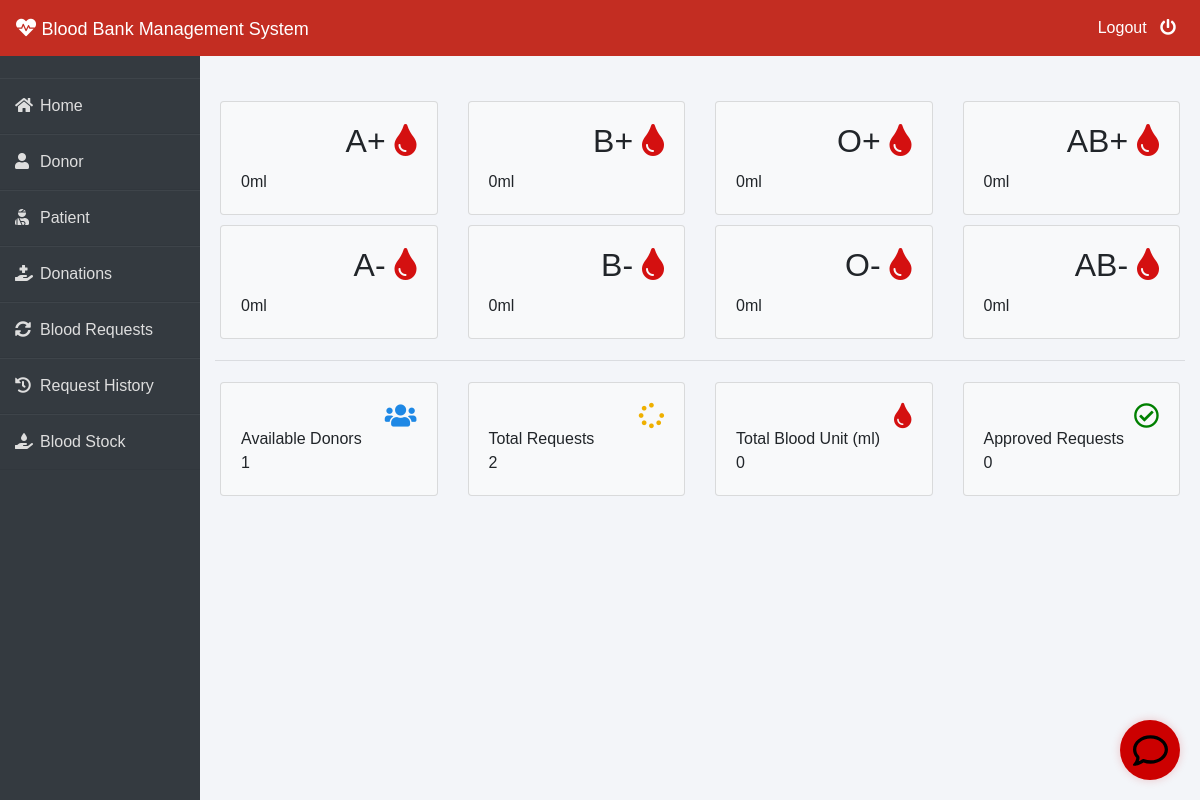
The page /admin-dashboard (signed in) on the database as committed earlier.
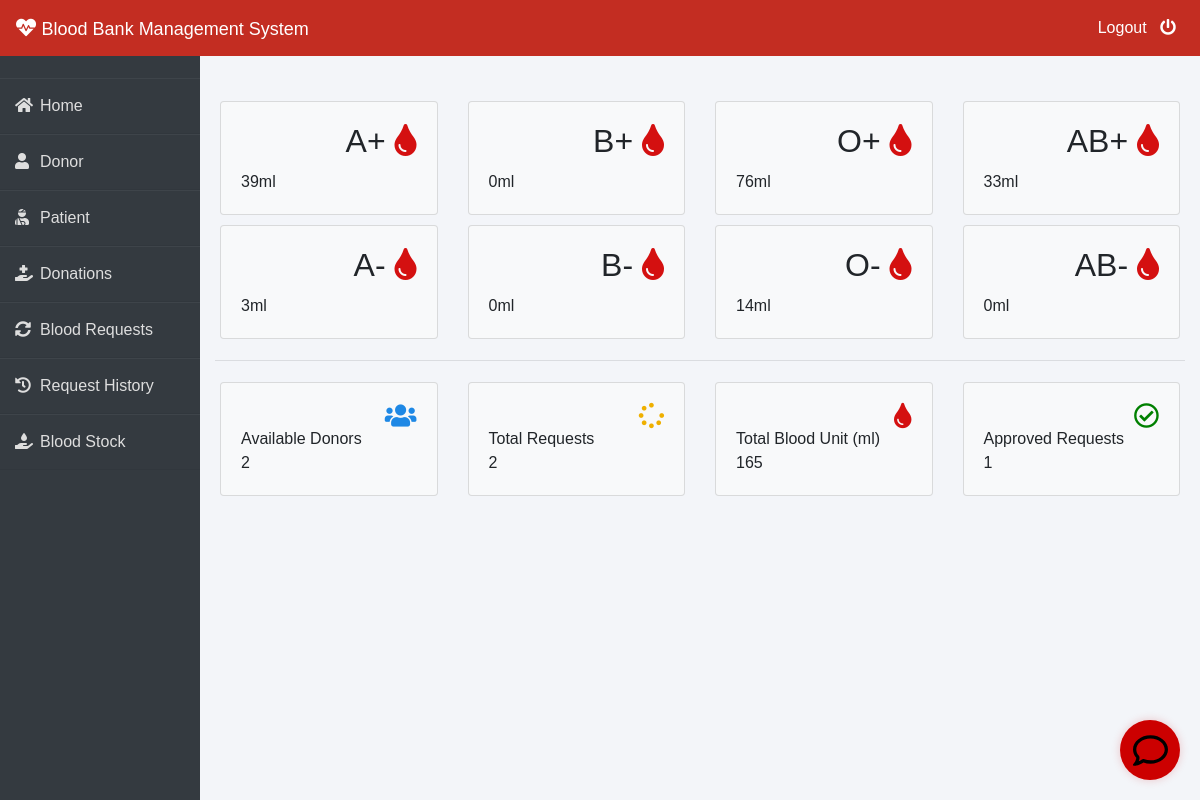
The same page on the database as committed later.
### blood/models.py (models this page shows, shortened)
class Stock(models.Model):
    bloodgroup=models.CharField(max_length=10)
    unit=models.PositiveIntegerField(default=0)

### blood/views.py (the view)
# urls.py: path('admin-dashboard', views.admin_dashboard_view,name='admin-dashboard'),
@login_required(login_url='adminlogin')
def admin_dashboard_view(request):
    totalunit=models.Stock.objects.aggregate(Sum('unit'))
    dict={
        'A1':models.Stock.objects.get(bloodgroup="A+"),
        'A2':models.Stock.objects.get(bloodgroup="A-"),
        'B1':models.Stock.objects.get(bloodgroup="B+"),
        'B2':models.Stock.objects.get(bloodgroup="B-"),
        'AB1':models.Stock.objects.get(bloodgroup="AB+"),
        'AB2':models.Stock.objects.get(bloodgroup="AB-"),
        'O1':models.Stock.objects.get(bloodgroup="O+"),
        'O2':models.Stock.objects.get(bloodgroup="O-"),
        'totaldonors':dmodels.Donor.objects.all().count(),
        'totalbloodunit':totalunit['unit__sum'],
        'totalrequest':models.BloodRequest.objects.all().count(),
        'totalapprovedrequest':models.BloodRequest.objects.all().filter(status='Approved').count()
    }
    return render(request,'blood/admin_dashboard.html',context=dict)

### templates/blood/admin_dashboard.html (shortened to what the changed rows need)
{% extends 'blood/adminbase.html' %}
{% block content %}
<br><br>
<div class="container">
    <div class="row">
        <div class="col-sm-3">
          <div class="card bg-light">
            <div class="card-body">
                <div class="blood">
                    <h2>A+ <i class="fas fa-tint" ></i></h2>
                </div><br><br>
                <div>
                    {{A1.unit}}ml
                </div>
            </div>
          </div>
        </div>
        <div class="col-sm-3">
            <div class="card bg-light">
                <div class="card-body">
                    <div class="blood">
                        <h2>B+ <i class="fas fa-tint"></i></h2>
                    </div><br><br>
                </div>
              </div>
        </div>
        <div class="col-sm-3">
            <div class="card bg-light">
                <div class="card-body">
                    <div class="blood">
                        <h2>O+ <i class="fas fa-tint"></i></h2>
                    </div><br><br>
                    <div>
                      {{O1.unit}}ml
                    </div>
                </div>
              </div>
          </div>
          <div class="col-sm-3">
            <div class="card bg-light">
                <div class="card-body">
                    <div class="blood">
                        <h2>AB+ <i class="fas fa-tint"></i></h2>
                    </div><br><br>
                    <div>
                      {{AB1.unit}}ml
                    </div>
                </div>
              </div>
          </div>
      </div>
      <div class="row">
        <div class="col-sm-3">
          <div class="card bg-light">
            <div class="card-body">
                <div class="blood">
                    <h2>A- <i class="fas fa-tint"></i></h2>
                </div><br><br>
                <div>
                  {{A2.unit}}ml
                </div>
            </div>
          </div>
        </div>
        <div class="col-sm-3">
            <div class="card bg-light">
                <div class="card-body">
                    <div class="blood">
                        <h2>B- <i class="fas fa-tint"></i></h2>
                    </div><br><br>
                </div>
              </div>
        </div>
        <div class="col-sm-3">
            <div class="card bg-light">
                <div class="card-body">
                    <div class="blood">
                        <h2>O- <i class="fas fa-tint"></i></h2>
                    </div><br><br>
                    <div>
                      {{O2.unit}}ml
                    </div>
                </div>
              </div>
          </div>
          <div class="col-sm-3">
            <div class="card bg-light">
                <div class="card-body">
                    <div class="blood">
                        <h2>AB- <i class="fas fa-tint"></i></h2>
                    </div><br><br>
                </div>
              </div>
          </div>
      </div>
    <div class="row">
      <div class="col-sm-3">
        <div class="card bg-light">
          <div class="card-body">
              <div class="blood">
                  <i class="fas fa-users" style="color: #1e88e5;"></i>
              </div><br>
              <div>
                  Available Donors <br>
                  {{totaldonors}}
              </div>
          </div>
        </div>
      </div>
        <div class="col-sm-3">
          <div class="card bg-light">
              <div class="card-body">
                  <div class="blood">
                      <i class="fas fa-tint xyz" style="color:#d41010;"></i>
                  </div><br>
                  <div>
                      Total Blood Unit (ml) <br>
                      {{totalbloodunit}}
                  </div>
              </div>
            </div>
        </div>
        <div class="col-sm-3">
            <div class="card bg-light">
                <div class="card-body">
                    <div class="blood">
                        <i class="far fa-check-circle" style="color:green;"></i>
                    </div><br>
                    <div>
                        Approved Requests <br>
                        {{totalapprovedrequest}}
                    </div>
                </div>
              </div>
          </div>
    </div>
</div>
{% endblock content %}

Rows that differ between the two databases and show on the page:
changed Stock (number 1 of 8 on the later page): unit "0" → "39"
changed Stock (number 3 of 8 on the later page): unit "0" → "76"
changed Stock (number 4 of 8 on the later page): unit "0" → "33"
changed Stock (number 5 of 8 on the later page): unit "0" → "3"
changed Stock (number 7 of 8 on the later page): unit "0" → "14"
Other text that changed with them:
{{ totaldonors }}: "1" → "2"
{{ totalbloodunit }}: "0" → "165"
{{ totalapprovedrequest }}: "0" → "1"
